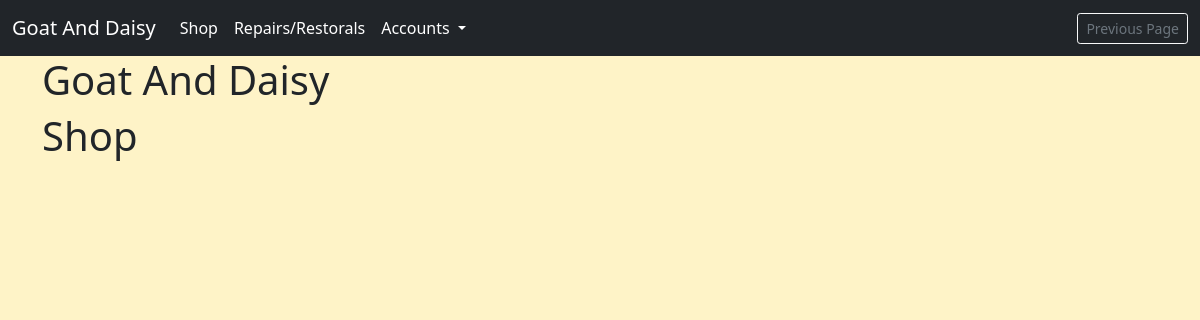
The app's page /shop/, older data.
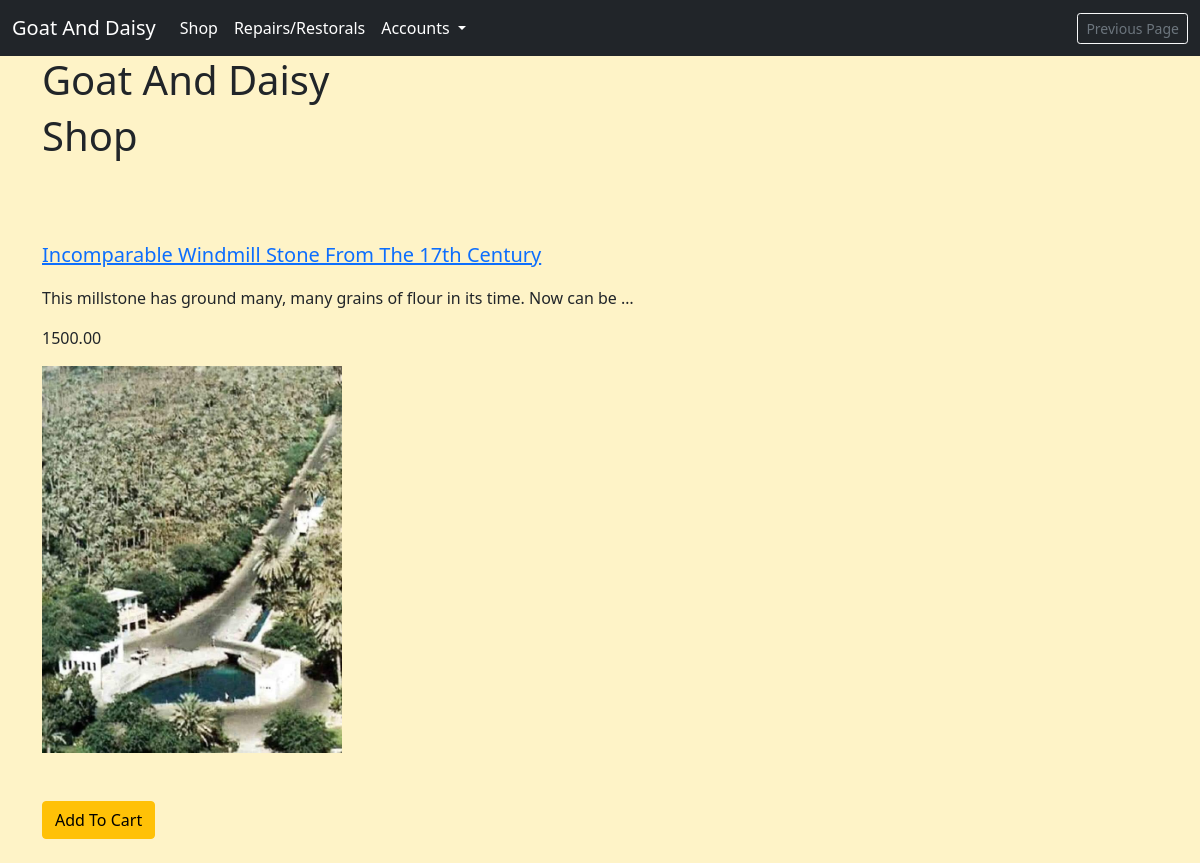
The same page, newer data.
### shop/models.py (models this page shows, shortened)
class ShopItems(models.Model):
    title = models.CharField(max_length=255)
    description = models.TextField()
    price = models.DecimalField(decimal_places=2, max_digits=12)
    is_available = models.BooleanField(default=True)
    class Meta:
        verbose_name_plural = "Shop Items"

class ShopItemImage(models.Model):
    product = models.ForeignKey(
        ShopItems, on_delete=models.CASCADE, related_name='images')
    is_primary_image = models.BooleanField(default=False)
    image = models.ImageField(upload_to='shop/images')

### shop/views.py (the view)
# urls.py: path('', views.ShopFront.as_view(), name="shop"),
class ShopFront(ListView):
    model = ShopItems
    template_name = 'shop/shop.html'
    queryset = ShopItems.objects.prefetch_related('images').all()
    context_object_name = "products"

### invoices/contexts.py (called while the page is built, shortened)
def shopping_cart(request):
    template_cart = []
    products_count = 0
    order_amount = 0
    shipping = 500
    cart = request.session.get('cart', {})
    for item in enumerate(template_cart):
        products_count += 1
    order_total = order_amount + shipping
    stripe_total = round(order_total * 100)
    context = {
        'template_cart': template_cart,
        'products_count': products_count,
        'order_amount': order_amount,
        'shipping': shipping,
        'order_total': order_total,
        'stripe_total': stripe_total,
    }
    return context

### profiles/templatetags/user_in_group_tag.py (called while the page is built)
@register.filter(name='has_group')
def has_group(user, group_name):
    try:
        group = Group.objects.get(name=group_name)
    except Group.DoesNotExist:
        return False
    return group in user.groups.all()

### shop/templates/shop/shop.html (shortened to what this page needs)
{% extends 'base.html' %}
{% block content %}
<h1>Shop</h1>
{% for product in products %}
    {% if product.is_available %}
    <p class="lead"><a href="{% url 'shop_item' pk=product.id %}">{{ product.title }}</a></p>
    <p>{{ product.description|truncatewords:15 }}</p>
    <p>{{ product.price }}</p>
    {% for image in product.images.all %}
        {% if image.is_primary_image %}
        <img src="{{ image.image.url }}" alt="" style="width:300px;">
        {% endif %}
    {% endfor %}
    <br><br><br>
    <form action="{% url 'add_to_cart' product.id %}" method=POST>
        <input type="submit" value="Add To Cart" class="btn btn-warning">
    </form>
    {% endif %}
<br>
{% endfor %}
{% endblock %}

Row changes from the older to the newer data that the page shows:
now on this page (row edited): ShopItems: title "Incomparable Windmill Stone From The 17th Century", description "This millstone has ground many, many grains of flour in its time. Now can be …", price "1500.00"
now on this page (row unchanged): ShopItemImage: image (picture)
